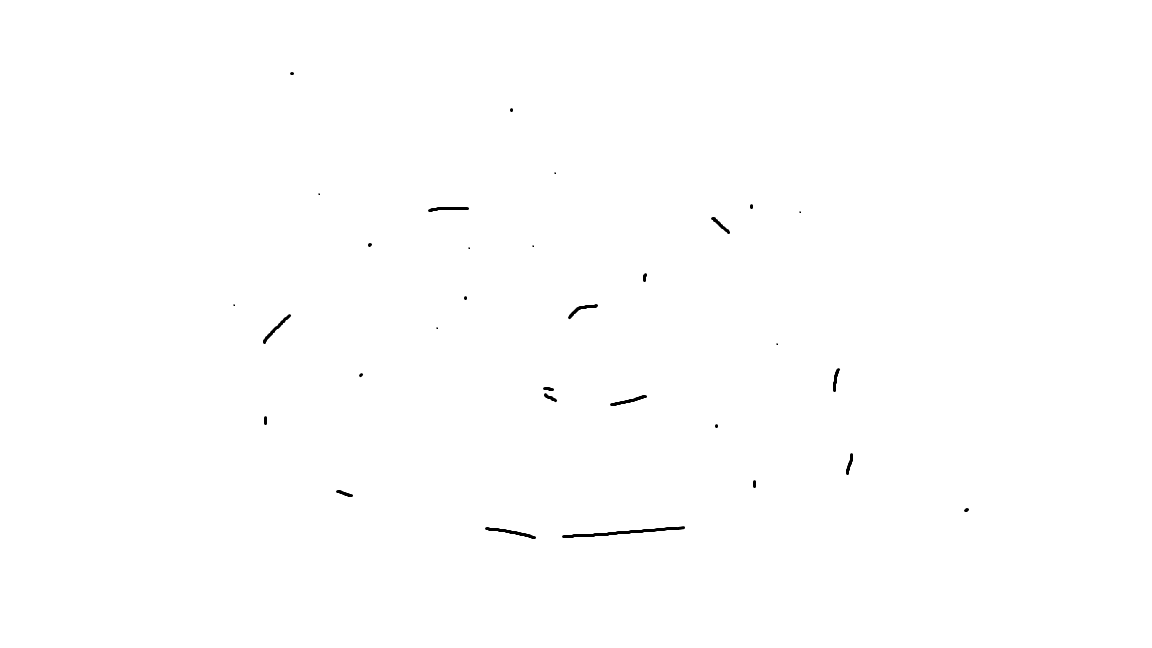
#> input picture Practicas/img/bin3.png, 1152 x 648 px
$ jupyter execute --allow-errors IA_06_2012010743_MDIA.ipynb   (shell and % lines are left out)
#> lines starting #> are read from the running program, lines starting #| are printed output that depends on the picture; after the words box and inside, x2 and y2 are one past the last pixel; in counts of white or black regions, pixels touching at a corner belong together
<h1><center>Practica 6  Distance transforms</center></h1>
<h3><b>Alumno:</b> Mothelet Delgado Izaird Alexander</h3>
<h3><b>Boleta:</b> 2012010743</h3>
<h3><b>Grupo:</b> 3CV7</h3>
<h2><center><b>Introducción</b></center></h2>
<p align="justify">La transformación de distancia es un operador que normalmente solo se aplica a imágenes binarias. El resultado de la transformación es una imagen en escala de grises que se parece a la imagen de entrada, excepto que las intensidades de grises  de los puntos dentro de las regiones de primer plano se cambian para mostrar la distancia al límite más cercano desde cada punto.

Una forma de pensar sobre la transformación de distancia es imaginar primero que las regiones de primer plano en la imagen binaria de entrada están hechas de un material inflamable uniforme de combustión lenta. Luego, considere iniciar simultáneamente un incendio en todos los puntos en el límite de una región en primer plano y dejar que el fuego se abra camino hacia el interior. Si luego etiquetamos cada punto en el interior con la cantidad de tiempo que el fuego tardó en llegar primero a ese punto, entonces hemos calculado efectivamente la transformación de distancia de esa región. La Figura 1 muestra una transformación de distancia para una forma rectangular simple.</p>

[cell 1]
import math
import numpy as np
from matplotlib import pyplot as plt
from PIL import Image
import pylab

[cell 2]
bin1=Image.open("../img/bin3.png").convert("L") #Open the image and convert to gray scale
bin2=Image.open("../img/bin4.png").convert("L") #Open the image and convert to gray scale
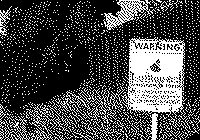
#> input picture Practicas/img/bin4.png, 200 x 140 px
#> bin2 is the input picture: PIL image 200x140 L; 28% white; 1306 white regions (1288 under 20 px), largest, box (x1, y1, x2, y2) and area: (121, 37, 187, 119) 3356, (60, 86, 125, 124) 532, (103, 0, 156, 30) 518
bin_arr1 = np.asarray(bin1,np.intc) #converts the image to an Numpy Array
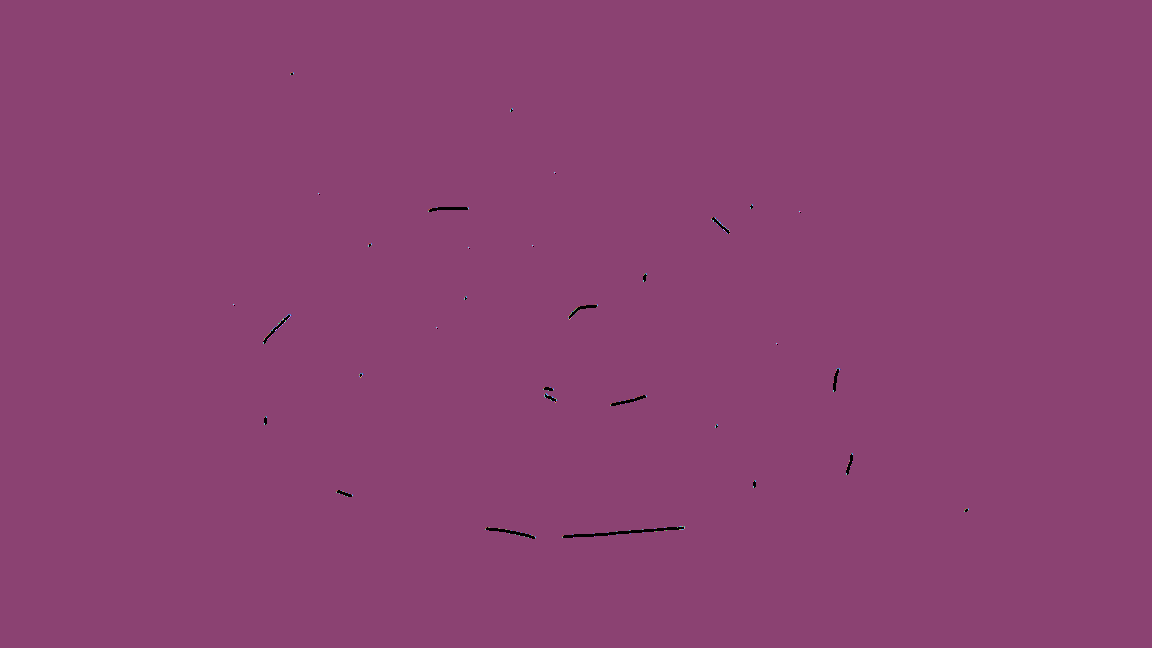
#> bin_arr1: shape (648, 1152) int32; 27 distinct labels, from 0 to 255; one colour per label, 0 black
bin_arr2 = np.asarray(bin2,np.intc) #converts the image to an Numpy Array

plt.imshow(bin_arr1,cmap=plt.cm.gray)
plt.show()
